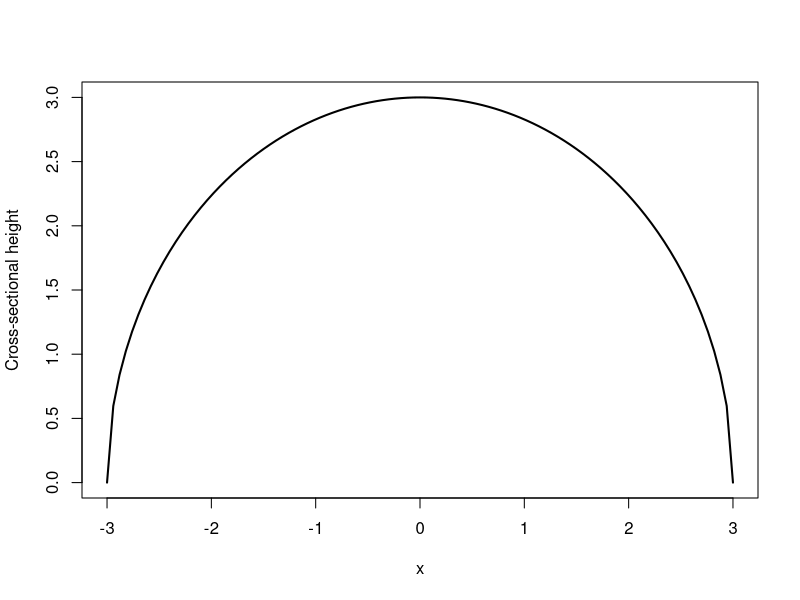

Write the R code that produced this figure.
f <- function(x) sqrt(9-x^2)
F <- function(x) x*sqrt(9-x^2)/2 + 9*asin(x/3)/2
numeric <- integrate(f, lower=-2, upper=2)$value
exact <- F(2)-F(-2)
cat('Quadrature:', numeric, ' analytical:', exact, '\n')
curve(f(x), from=-3, to=3, lwd=2,
      xlab='x', ylab='Cross-sectional height')
